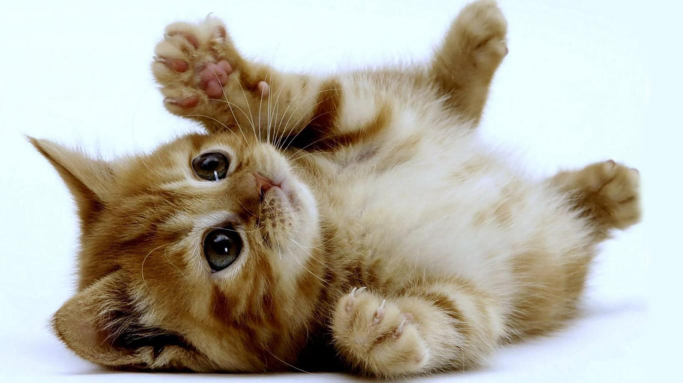
#> input picture src/filters/gatito.jpg, 1366 x 765 px (shown at 1/2 size)
$ python image-with-filter2D.py   (Python 2 division)
#> lines starting #> are read from the running program, lines starting #| are printed output that depends on the picture
import cv2
import numpy as np

image = cv2.imread('../gatito.jpg')
#> image is the input picture: shape (765, 1366, 3); mean B, G, R 164, 177.1, 181

height, width = image.shape[:2]
#> height = 765; width = 1366
image_resized = cv2.resize(image,(width/2,height/2))
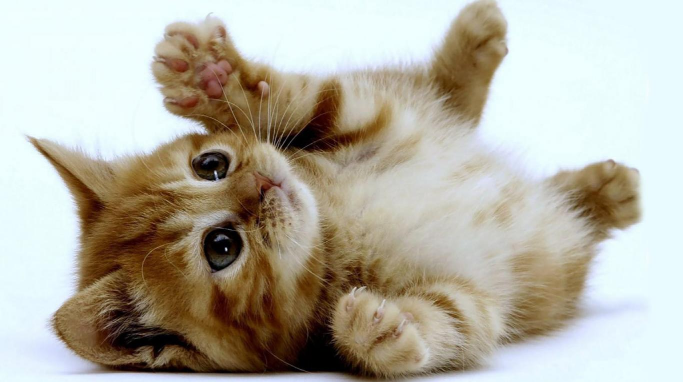
#> image_resized: shape (382, 683, 3); mean B, G, R 163.9, 177, 180.9

cv2.imshow("Original",image_resized)

filter2d = cv2.filter2D(image_resized,-1,(5,5))
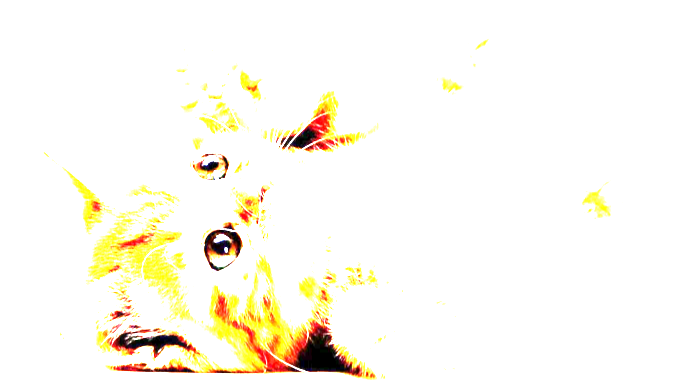
#> filter2d: shape (382, 683, 3); mean B, G, R 238.3, 248.6, 251.9
cv2.imshow("Image with filter2D",filter2d)

cv2.waitKey(0)
cv2.destroyAllWindows()
